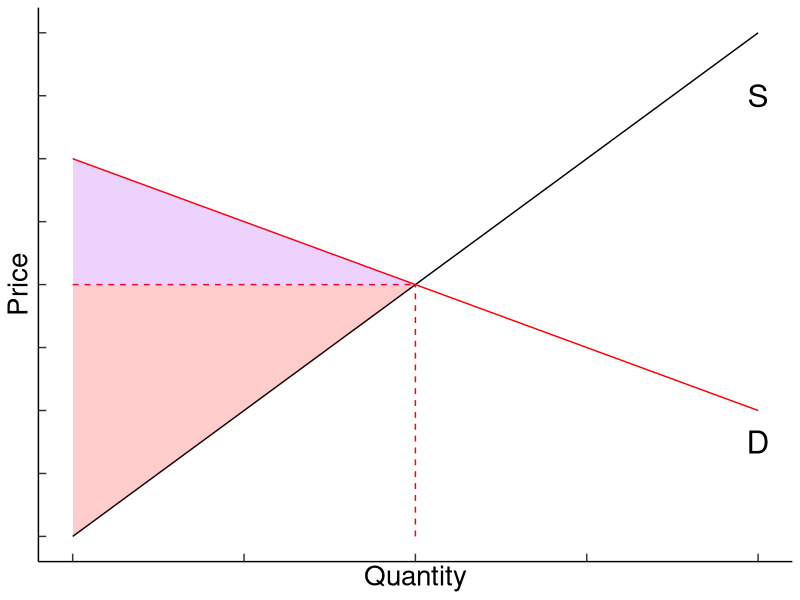

R code for this plot:
## ---- chunk 1

knitr::opts_chunk$set(echo = FALSE, warning = FALSE, message = FALSE, 
  comment = NA, dpi = 300, fig.align = "center", out.width = "80%", cache = FALSE)
library(tidyverse)

## ---- chunk 2
dta1 <- data.frame(x = c(0,0,50,0), y = c(0,400,400,0))

supply1 <- ggplot(data.frame(x=c(0,100)),aes(x=x)) + 
  annotate("segment", x = 0, xend = 100, y = 0, yend = 800) + 
  scale_y_continuous(limits = c(0,800), breaks = seq(0, 800, by = 100)) +
  labs(x = "Quantity", y = "Price") +
   theme_classic() +
  theme(text = element_text(size=20),axis.ticks.length = unit(-2, "mm")) 

dta2 <- data.frame(x=c(0,0,50),y=c(400,600,400))
equi1 <- supply1 +
  annotate("segment", x= 0 , xend= 100 , y= 600 , yend = 200, color = "red")   + 
  annotate("text", x = 100, y= 700, label = "S", size =8) +
  annotate("text", x = 100, y= 150, label = "D", size =8)

equi1 +
  annotate("segment", x=0, xend=50, y=400, yend=400, linetype = 2, color="red") +
  annotate("segment", x=50, xend=50, y=0, yend=400, linetype = 2, color="red") +
  geom_polygon(aes(x, y), data=dta1, fill = "red", alpha = 0.2) +
  geom_polygon(aes(x, y), data=dta2, fill = "purple", alpha = 0.2) +
  theme(axis.text.x=element_blank(),
      axis.text.y=element_blank())
